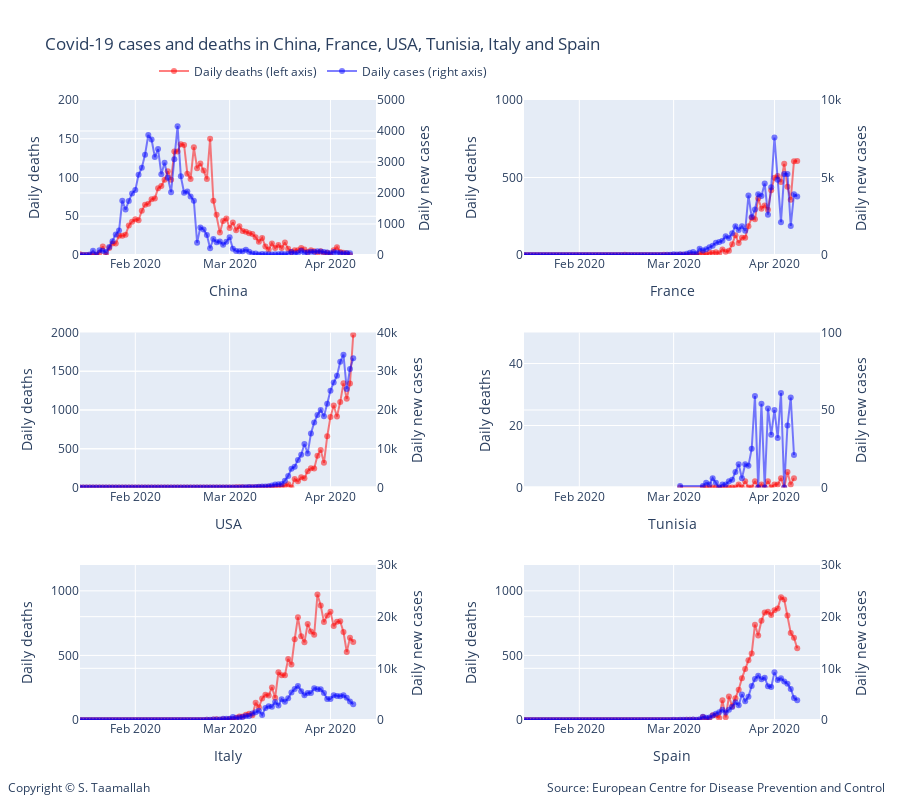

This figure's notebook cell:
### Markdown cell above
- Italy has been under a national lockdown since March 9th. If we consider here the 10th of March as the effective shutdown day and using a 16 day delay for the number of daily cases to peak (as derived from the China case above), we can expect a peak to be reached around March 26th. In Spain and in France, one can hope for a peak occuring 6 and 8 days later respectively i.e. April 1st and april 3rd. 

- It is interesting to see in the graph above that the number of daily cases in Italy has not increased since March 21nd and remained between 5000 and 6000 per day. A similar observation can be made in Spain with the number of new cases flat since March 27th. 

- If the number of cases indeed peaked in Italy and Spain, then we should expect a peak in the number of daily deaths in Italy around April 5th in Italy, April 11th in Spain and April 13th in France.

- Of course there is an important assumption here; we are assuming that the lockdown in different countries will have the same effect and delay. In reality the degree of stirctness of a lockdown depends on the country and a varying delay and plateau length and shape is to be expected.

### Code cell
#plotting number of cases and number of deaths for different countries
# all charts using same scale for ease of comparison
# number of death are on the left y-axis. 

# Add traces
trace1 = go.Scatter(
        x=df_china.index, 
        y=df_china['deaths'],
        mode='lines+markers',
        name='Daily deaths (left axis)',
        line_color='rgba(256, 0, 0, .5)',
)
trace2 = go.Scatter(
        x=df_china.index, 
        y=df_china['cases'],
        mode='lines+markers',
        name='Daily cases (right axis)',
        line_color='rgba(0, 0, 256, .5)',
        yaxis='y2'
)
trace3 = go.Scatter(
        x=df_france.index, 
        y=df_france['deaths'],
        mode='lines+markers',
        name='Daily deaths',
        showlegend=False,
        line_color='rgba(256, 0, 0, .5)',
        xaxis='x2',
        yaxis='y3'
)
trace4 = go.Scatter(
        x=df_france.index, 
        y=df_france['cases'],
        mode='lines+markers',
        name='Daily cases',
        line_color='rgba(0, 0, 256, .5)',
        xaxis='x2',
        yaxis='y4',
        showlegend=False,
)
trace5 = go.Scatter(
        x=df_usa.index, 
        y=df_usa['deaths'],
        mode='lines+markers',
        name='Daily deaths',
        line_color='rgba(256, 0, 0, .5)',
        xaxis='x3',
        yaxis='y5',
        showlegend=False,
)
trace6 = go.Scatter(
        x=df_usa.index, 
        y=df_usa['cases'],
        mode='lines+markers',
        name='Daily cases',
        line_color='rgba(0, 0, 256, .5)',
        xaxis='x3',
        yaxis='y6',
        showlegend=False,
)
trace7 = go.Scatter(
        x=df_tunisia.index, 
        y=df_tunisia['deaths'],
        mode='lines+markers',
        name='Daily deaths',
        line_color='rgba(256, 0, 0, .5)',
        xaxis='x4',
        yaxis='y7',
        showlegend=False,
)
trace8 = go.Scatter(
        x=df_tunisia.index, 
        y=df_tunisia['cases'],
        mode='lines+markers',
        name='Daily cases',
        line_color='rgba(0, 0, 256, .5)',
        xaxis='x4',
        yaxis='y8',
        showlegend=False,
)


trace9 = go.Scatter(
        x=df_italy.index, 
        y=df_italy['deaths'],
        mode='lines+markers',
        name='Daily deaths',
        line_color='rgba(256, 0, 0, .5)',
        xaxis='x5',
        yaxis='y9',
        showlegend=False,
)

trace10 = go.Scatter(
        x=df_italy.index, 
        y=df_italy['cases'],
        mode='lines+markers',
        name='Daily cases',
        line_color='rgba(0, 0, 256, .5)',
        xaxis='x5',
        yaxis='y10',
        showlegend=False,
)

trace11 = go.Scatter(
        x=df_spain.index, 
        y=df_spain['deaths'],
        mode='lines+markers',
        name='Daily deaths',
        line_color='rgba(256, 0, 0, .5)',
        xaxis='x6',
        yaxis='y11',
        showlegend=False,
)
trace12 = go.Scatter(
        x=df_spain.index, 
        y=df_spain['cases'],
        mode='lines+markers',
        name='Daily cases',
        line_color='rgba(0, 0, 256, .5)',
        xaxis='x6',
        yaxis='y12',
        showlegend=False,
)

data = [trace1, trace2, trace3, trace4, trace5, trace6, trace7, trace8, trace9, trace10, trace11, trace12]

layout = go.Layout(
    title='Covid-19 cases and deaths in China, France, USA, Tunisia, Italy and Spain',
    legend=dict(x=.1, y=1.07, orientation="h"), 
    width=900,
    height=800,
    
    annotations=[
        dict(
            x=1.09,
            y=-0.125,
            showarrow=False,
            text='Source: European Centre for Disease Prevention and Control',
            xref='paper',
            yref='paper'
        ),
        
        dict(
            x=-0.1,
            y=-0.125,
            showarrow=False,
            text='Copyright © S. Taamallah ',
            xref='paper',
            yref='paper'
        )
    ],
    
    # Top left
    xaxis=dict(
        title='China',
        domain=[0, 0.4],
        range=['2020-01-15', '2020-04-15'],
    ),
    yaxis=dict(
        title='Daily deaths',
        #type='log',
        range=[0,200],
        domain=[0.75, 1],
        anchor='x'
    ),
    yaxis2=dict(
        title = 'Daily new cases',
        #type='log',
        range=[0,5000],
        overlaying='y',
        side='right'
    ),
    

    # Top right
    xaxis2=dict(
        title='France',
        range=['2020-01-15', '2020-04-15'],
        domain=[0.6, 1.0],
        anchor='y3'
    ),
    yaxis3=dict(
        #type='log',
        title = 'Daily deaths',
        domain=[0.75, 1],
        anchor='x2',
        range=[0,1000],

    ),
    yaxis4=dict(
        title = 'Daily new cases',
        domain=[0.6, 1.0],
        overlaying='y3',
        range=[0,10000],
        side='right',
        anchor='x2'
    ),

    # middle left
    xaxis3=dict(
        title='USA',
        range=['2020-01-15', '2020-04-15'],
        domain=[0, 0.4],
        anchor='y5'
    ),
    yaxis5=dict(
        #type='log',
        title = 'Daily deaths',
        domain=[0.375, 0.625],
        range=[0,2000],
        anchor='x3'
    ),
    yaxis6=dict(
        title = 'Daily new cases',
        domain=[0.375, 0.625],
        overlaying='y5',
        range=[0,40000],
        side='right',
        anchor='x3'
    ),

    # middle right
    xaxis4=dict(
        title='Tunisia',
        range=['2020-01-15', '2020-04-15'],
        domain=[0.6, 1.0],
        anchor='y7'
    ),
    yaxis7=dict(
        #type='log',
        title = 'Daily deaths',
        domain=[0.375, 0.625],
        range=[0,50],
        anchor='x4'
    ),
    yaxis8=dict(
        title = 'Daily new cases',
        domain=[0.375, 0.625],
        overlaying='y7',
        range=[0,100],
        side='right',
        anchor='x4'
    ),
    
    # Bottom left
    xaxis5=dict(
        title='Italy',
        range=['2020-01-15', '2020-04-15'],
        domain=[0, 0.4],
        anchor='y9'
    ),
    yaxis9=dict(
        #type='log',
        title = 'Daily deaths',
        domain=[0, 0.25],
        range=[0,1200],
        anchor='x5'
    ),
    yaxis10=dict(
        title = 'Daily new cases',
        domain=[0, 0.25],
        overlaying='y9',
        range=[0,30000],
        side='right',
        anchor='x5'
    ),
    
    # Bottom bottom right
    xaxis6=dict(
        title='Spain',
        range=['2020-01-15', '2020-04-15'],
        domain=[0.6, 1.0],
        anchor='y11'
    ),
    yaxis11=dict(
        #type='log',
        title = 'Daily deaths',
        domain=[0, 0.25],
        range=[0,1200],
        anchor='x6'
    ),
    yaxis12=dict(
        title = 'Daily new cases',
        domain=[0, 0.25],
        overlaying='y11',
        range=[0,30000],
        side='right',
        anchor='x6'
    )
    
)


    
fig = go.Figure(data=data, layout=layout)


fig.show()


#py.plot(data, filename = 'basic-line', auto_open=True)
#py.plot(data, filename='privacy-public', sharing='public')

from plotly.offline import plot
plot(fig, filename="STaamallah_covid19_analysis_chart_4_20200408.html", auto_open = False)

#from IPython.display import HTML, display
#display(HTML('STaamallah_covid19_analysis_chart_4_20200403.html'), metadata=dict(isolated=False))
